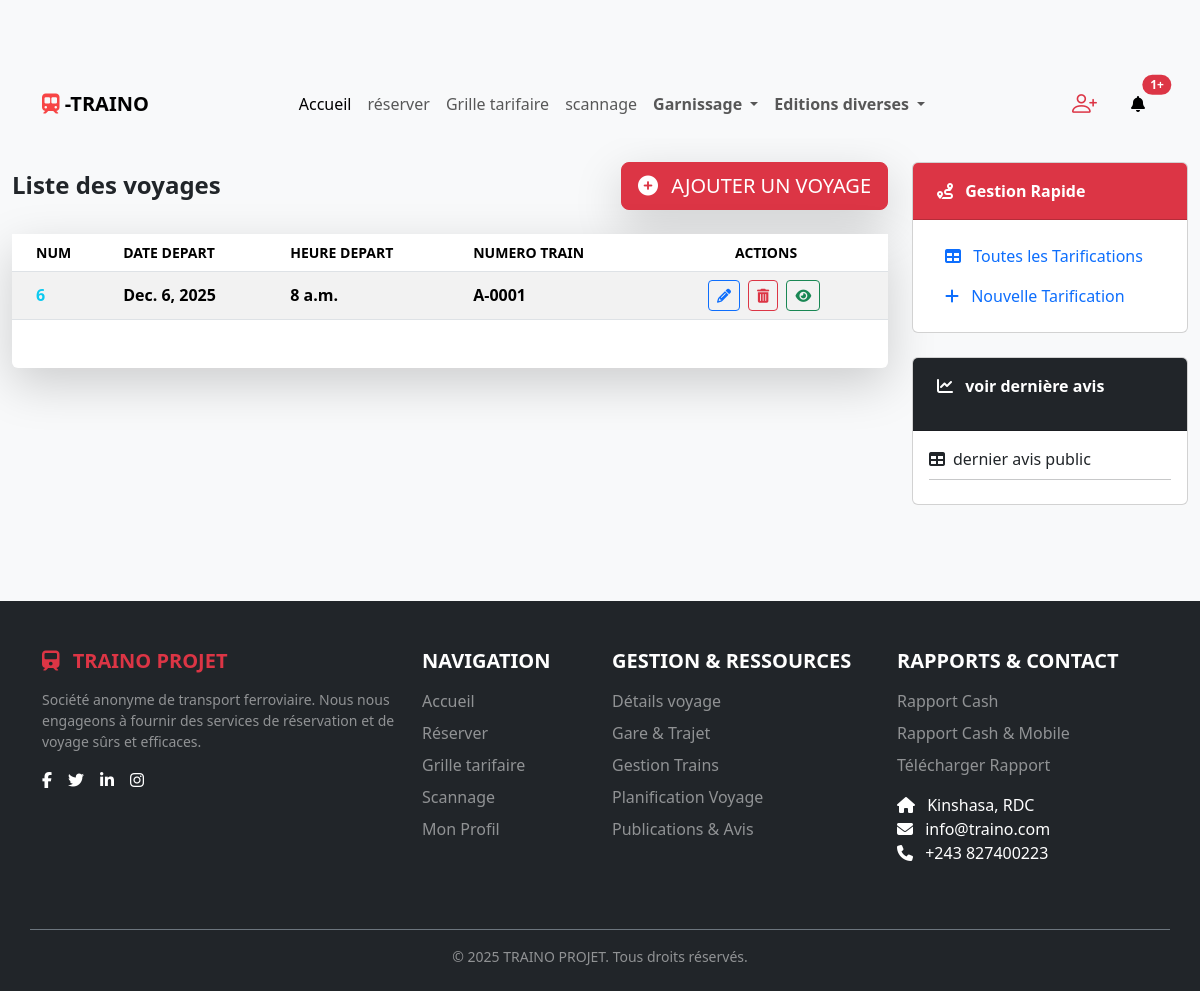
The app's page /voyage/lire_voyage (signed in) with its own data.
### voyage/models.py (models this page shows, shortened)
class Voyage(models.Model):
    id_train = models.ForeignKey(Train,  null = False , on_delete = models.CASCADE,
        verbose_name='numero d\'un train exemple A-0000 qui effectuer un voyage',
        help_text='numero d\'un train exemple A-0000 qui effectuer un voyage',
        blank= False
    )
    heure_depart = models.TimeField()
    date_depart = models.DateField()
    slug = models.SlugField(
        default="02Kkjsdhjfhf655qqzasjqsdbbbz555sc6JHMSLR",
        max_length= 100
    )

### train/models.py (models this page shows, shortened)
class Train(models.Model):
    numero_train = models.CharField(
        max_length=10,
        verbose_name='numero voiture exemple A-0000',
        help_text="un sert de clé secondaire à la table voiture",
        null = False,
        blank= False,
    )
    taille_ram = models.IntegerField(
        verbose_name='taille_ram',
        help_text="taille_ram",
        null = False,
        blank= False,
    )
    couleur = models.CharField(
        max_length=30,
        verbose_name='couleur',
        help_text="couleur",
        null = False,
        blank= False,
        default = 'pas de couleur',
    )
    slug = models.SlugField(
        default="02Kkjsdhjfhf655qqzasjqsdbbbz555sc6JHMSLR",
        max_length= 100
    )

### voyage/views.py (the view)
# urls.py: path('lire_voyage', lire_voyage , name = 'lire_voyage'),
@login_required
def lire_voyage(request):
    context = {
        'voyages' : Voyage.objects.all(),
        'total_compt' : Voyage.objects.count(),
        'trains' : Train.objects.all()
    }
    return render(request, 'voyage/dashbord_voyage.html', context)

### voyage/templates/voyage/dashbord_voyage.html (shortened to what this page needs)
{% extends 'front/header/header.html' %}
{% load static %}
{% block extra_css %}
    <link rel="stylesheet" href="{% static 'css/voyage/urls.py/dashbord_voyage.css' %}">
{% endblock %}
{% block containter%}
    <div class="container-fluid py-4 mb-5">
        <div class="row g-4">
            <div class="col-lg-9 order-lg-1 order-2">
                <div class="row page-header-row">
                    <div class="col-12">
                        <div class="d-flex justify-content-between align-items-center mb-4">
                            <h4 class="mb-0 fw-bold text-dark">Liste des voyages</h4>
                            <div>
                                <button type="button" class="btn btn-lg btn-danger shadow-lg btn-add-station" data-bs-toggle="modal" data-bs-target="#creationModal">
                                    <i class="fas fa-plus-circle me-2"></i> AJOUTER UN VOYAGE
                                </button>
                            </div>
                        </div>
                        <div class="card shadow-lg border-0">
                            <div class="card-body p-0">
                                <div class="table-responsive">
                                    <table class="table table-striped table-hover mb-0 align-middle mb-5">
                                        <thead class="bg-light">
                                            <tr class="text-uppercase small fw-bold">
                                                <th scope="col" class="ps-4">Num</th>
                                                <th scope="col">Date depart</th>
                                                <th scope="col">Heure depart</th>
                                                <th scope="col">Numero train</th>
                                                <th scope="col" class="text-center pe-4">Actions</th>
                                            </tr>
                                        </thead>
                                        <tbody>
                                            {% for voyage in voyages %}
                                                <tr class="table-row">
                                                    <th scope="row" class="ps-4 text-info">{{ voyage.id }}</th>
                                                    <td class="fw-bold">{{ voyage.date_depart }}</td>
                                                    <td class="fw-bold">{{ voyage.heure_depart }}</td>
                                                    <td class="fw-bold">{{ voyage.id_train.numero_train }}</td>
                                                    <td class="text-center pe-4">
                                                        <a class="btn btn-sm btn-outline-primary me-1" href="{% url 'voyage:modifier_voyage' voyage.id voyage.slug %}" title="Modifier">
                                                            <i class="fas fa-pencil-alt"></i>
                                                        </a>
                                                        <a class="btn btn-sm btn-outline-danger me-1" href="{% url 'voyage:delete_voyage' voyage.id voyage.slug %}" title="Supprimer">
                                                            <i class="fas fa-trash-alt"></i>
                                                        </a>
                                                        <a type="button"class="btn btn-sm btn-outline-success me-1" href="{% url 'voyage:details_voyage' voyage.id%}" title="Détails">
                                                            <i class="fas fa-eye"></i>
                                                        </a>
                                                    </td>
                                                </tr>
                                            {% empty %}
                                                <tr>
                                                    <td colspan="4" class="text-center text-muted py-4">
                                                        <i class="fas fa-exclamation-circle me-2"></i> Aucun voyage n'est encore enregistrée.
                                                    </td>
                                                </tr>
                                            {% endfor %}
                                        </tbody>
                                    </table>
                                </div>
                            </div>
                        </div>
                    </div>
                </div>
            </div>
            <div class="col-lg-3 order-lg-2 order-1">
                <div class="sticky-sidebar">
                    <div class="card sidebar-card mb-4">
                        <div class="card-header bg-danger text-white fw-bold py-3 px-4 rounded-top-lg">
                            <i class="fas fa-route me-2"></i> Gestion Rapide
                        </div>
                        <div class="card-body p-3 sidebar-link-group">
                            <nav class="nav flex-column">
                                <a class="nav-link active" aria-current="page" href="{% url 'tarification:grille_tarifaire' %}"><i class="fas fa-table me-2"></i> Toutes les Tarifications</a>
                                <a href="{% url 'tarification:creation_tarification' %}" class="nav-link" type="button" class="btn btn-lg btn-danger shadow-lg btn-add-station" ><i class="fas fa-plus me-2"></i> Nouvelle Tarification</a>
                            </nav>
                        </div>
                    </div>
                    <div class="card sidebar-card mb-4">
                        <div class="card-header bg-dark text-white fw-bold py-3 px-4 rounded-top-lg">
                            <p >
                                <i class="fas fa-chart-line me-2"></i> voir dernière avis
                            </p>
                        </div>
                        <div class="card-body p-3">
                            <div class="d-flex justify-content-between align-items-center mb-2">
                                <a class="nav-link active" aria-current="page" href="{% url 'publication_avis:dernier_publication_avis' %}"><i class="fas fa-table me-2"></i>dernier avis public</a>
                            </div>
                            <hr class="my-2">
                        </div>
                    </div>
                </div>
            </div>
        </div>
    </div>
{% endblock %}

### voyage/static/css/voyage/dashbord_voyage.css (style rules this page uses)
:root { --light-background: #f8f9fa; --form-background: #ffffff; --text-color: #212529; --danger-color: #dc3545; --primary-color: #0d6efd; --success-color: #198754; --border-color: #dee2e6; }
body { background-color: var(--light-background); color: var(--text-color); padding-top: 70px; }
.btn-danger { background-color: var(--danger-color); border-color: var(--danger-color); }
.btn-sm { margin-right: 5px; }

### records on screen
Voyage: id "6", date_depart "Dec. 6, 2025", heure_depart "8 a.m.", id_train.numero_train "A-0001"
